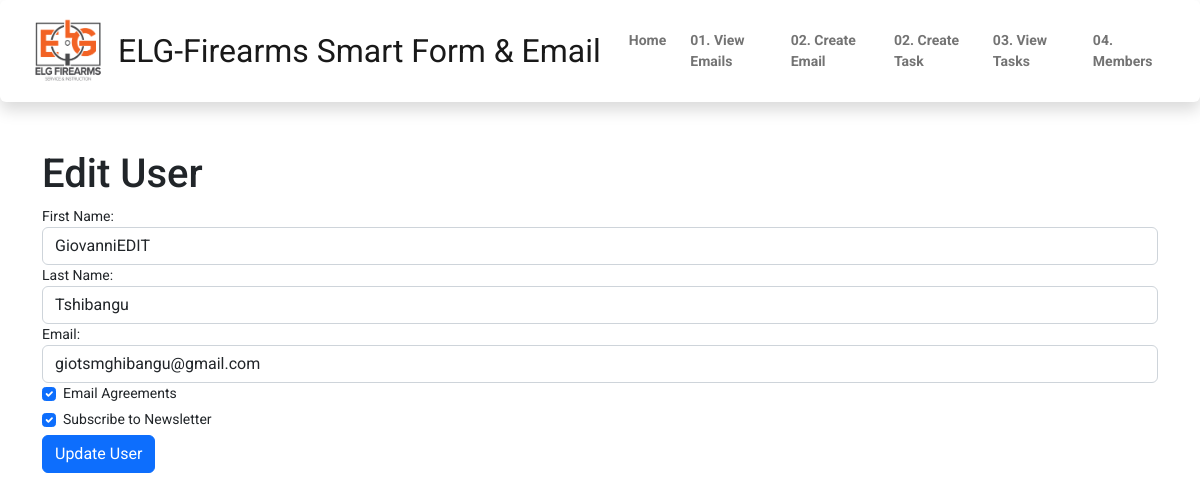
The page /master/edit_user/24/ on the database its author committed.
### smart_formApp/models.py (models this page shows, shortened)
class User(models.Model):
    first_name = models.CharField(max_length=100)
    last_name = models.CharField(max_length=100)
    email = models.EmailField()
    email_agreements = models.BooleanField(default=True)
    subscribe_to_newsletter = models.BooleanField(default=False,blank=True)
    created_at = models.DateTimeField(auto_now_add=True)

### smart_emailApp/views.py (the view, shortened to what this page needs)
# urls.py: path('edit_user/<int:user_id>/', views.edit_user, name='edit_user'),
def edit_user(request, user_id):
    user = get_object_or_404(User, id=user_id)
    context = {
        'user': user
    }
    return render(request, 'smartemail/edit_user.html', context)

### templates/smartemail/edit_user.html (shortened to what this page needs)
{% extends "nav.html" %}
{% load static %}
{% block navbar %}
<div class="container mt-3">
        <h1>Edit User</h1>
        <form method="post">
            <div class="form-group">
                <label for="first_name">First Name:</label>
                <input type="text" class="form-control" id="first_name" name="first_name" value="{{ user.first_name }}">
            </div>
            <div class="form-group">
                <label for="last_name">Last Name:</label>
                <input type="text" class="form-control" id="last_name" name="last_name" value="{{ user.last_name }}">
            </div>
            <div class="form-group">
                <label for="email">Email:</label>
                <input type="email" class="form-control" id="email" name="email" value="{{ user.email }}">
            </div>
            <div class="form-group form-check">
                <input type="checkbox" class="form-check-input" id="email_agreements" name="email_agreements" {% if user.email_agreements %}checked{% endif %}>
                <label class="form-check-label" for="email_agreements">Email Agreements</label>
            </div>
            <div class="form-group form-check">
                <input type="checkbox" class="form-check-input" id="subscribe_to_newsletter" name="subscribe_to_newsletter" {% if user.subscribe_to_newsletter %}checked{% endif %}>
                <label class="form-check-label" for="subscribe_to_newsletter">Subscribe to Newsletter</label>
            </div>
            <button type="submit" class="btn btn-primary">Update User</button>
        </form>
    </div>
{% endblock %}

### static/css/base.css (style rules this page uses)
body, .navbar, .dropdown-menu { background-color: white !important; font-family: 'Roboto'; font-size: 14px; }

### rows shown on the page
User: first_name "GiovanniEDIT", last_name "Tshibangu", email "giotsmghibangu@gmail.com", email_agreements "☑", subscribe_to_newsletter "☑"
